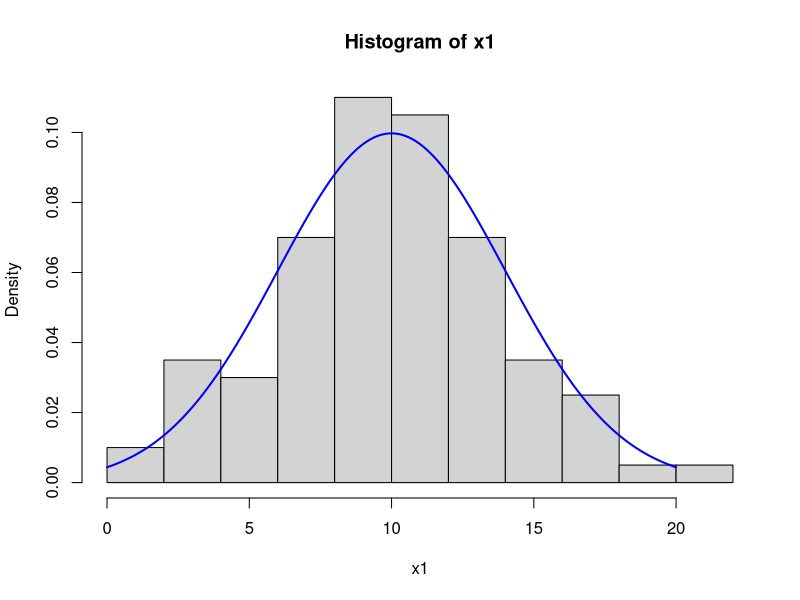
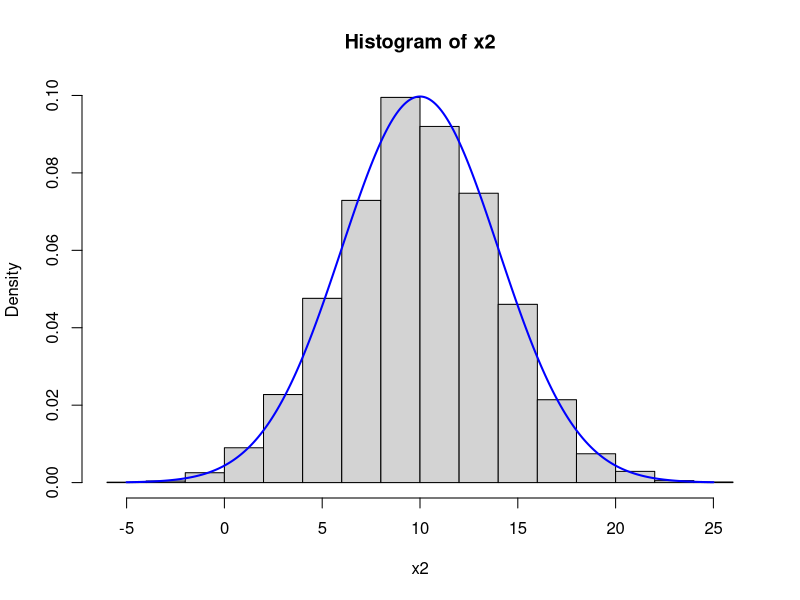
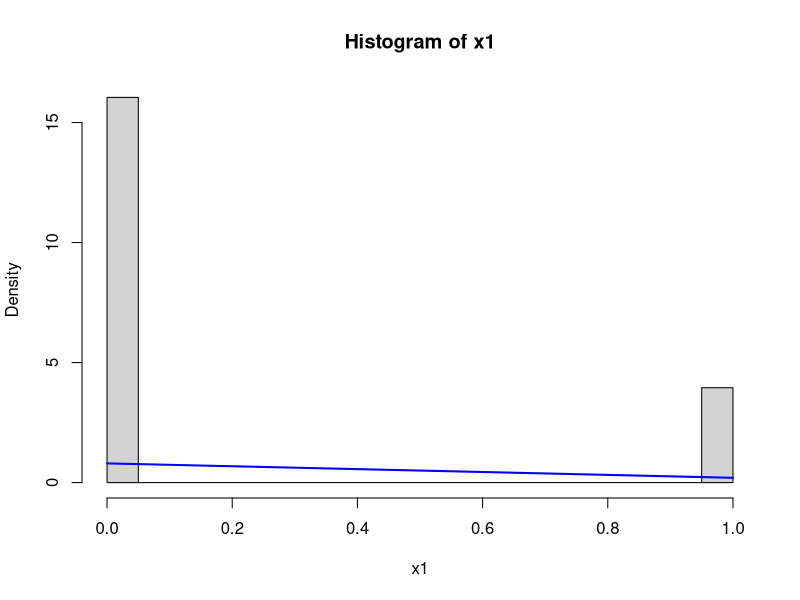
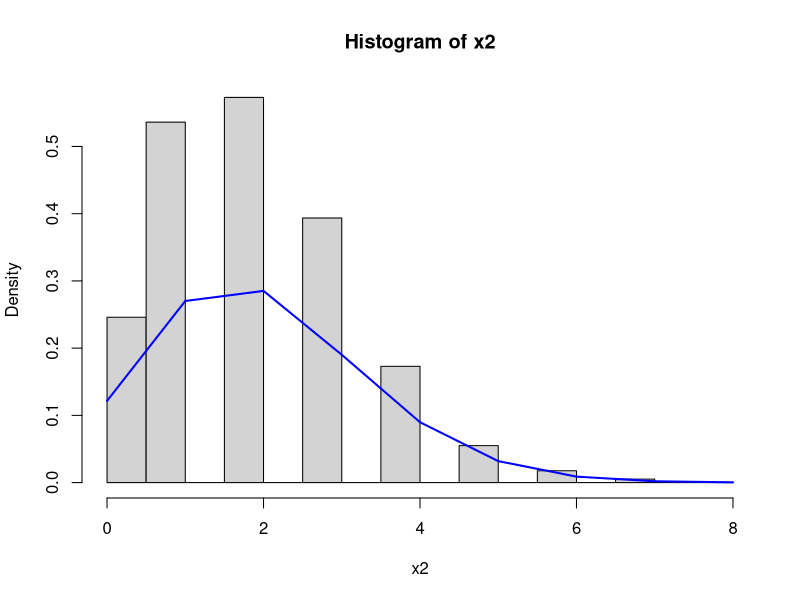
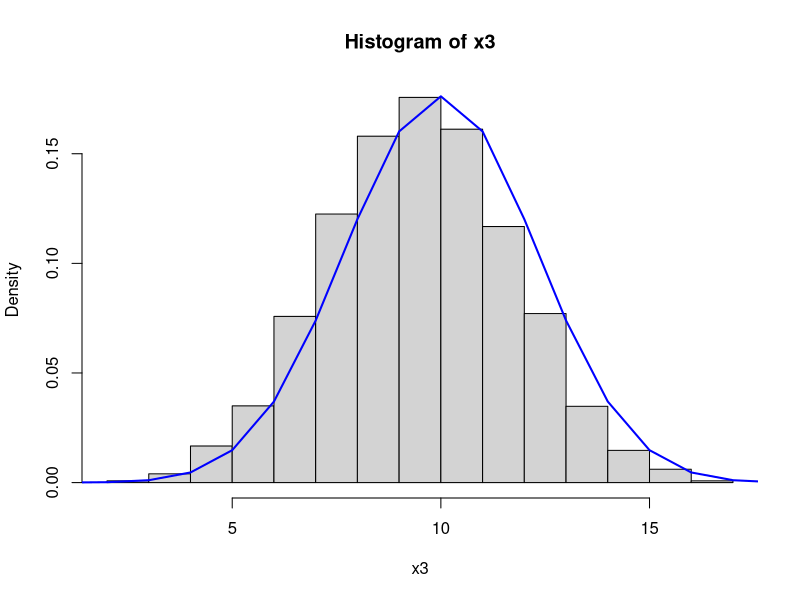
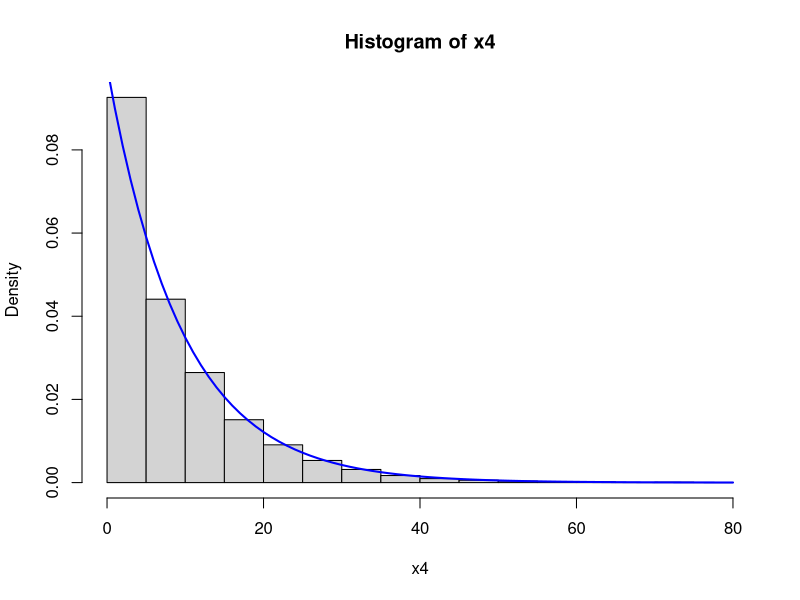
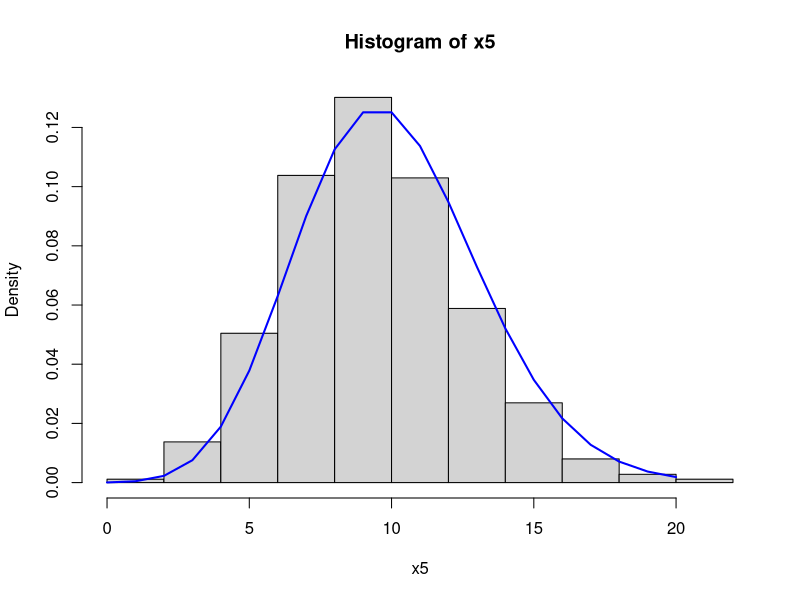
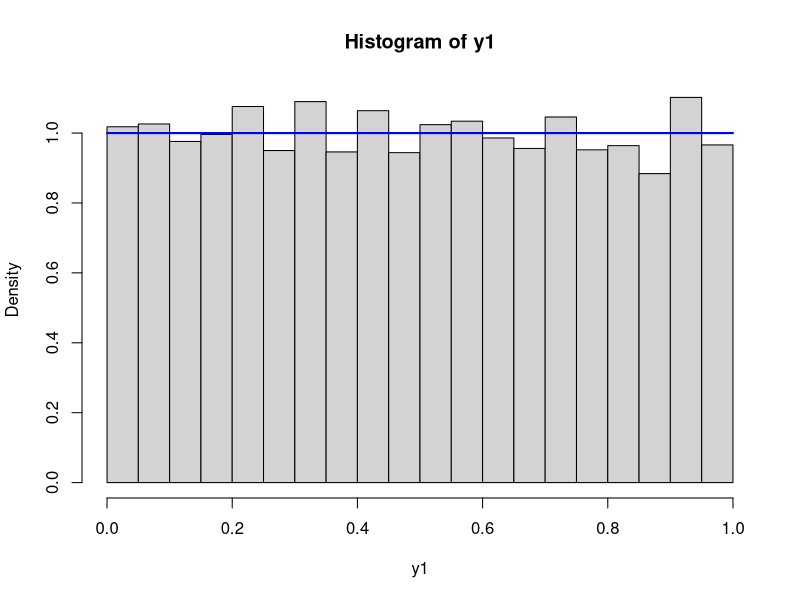

Here is the R script that generated these plots, in order:
## ---- chunk 1
knitr::opts_chunk$set(echo = TRUE)
## ---- chunk 2
x1 <- rnorm(100, mean = 10, sd = 4)
x2 <- rnorm(10000, mean = 10, sd = 4)
## ---- chunk 3
hist(x1, probability = TRUE)
xfit <- seq(0, 20, 0.1)   
yfit <- dnorm(xfit, mean = 10, sd = 4)
lines(xfit, yfit, col="blue", lwd=2)
## ---- chunk 4
hist(x2, probability = TRUE)
xfit <- seq(-5, 25, 0.1)   
yfit <- dnorm(xfit, mean = 10, sd = 4)
lines(xfit, yfit, col="blue", lwd=2)
## ---- chunk 5
n <- 10000
x1 <- rbinom(n, 1, 0.2)
x2 <- rbinom(n, 20, 0.1)
x3 <- rbinom(n, 20, 0.5)
x4 <- rgeom(n, 0.1)
x5 <- rpois(n, 10)

y1 <- runif(n, min = 0, max = 1)
y2 <- rexp(n, 3)
y3 <- rgamma(n, 2, 1)
y4 <- rt(n, 3)
y5 <- rbeta(n, 0.1, 0.1)
y6 <- rbeta(n, 1, 1)
y7 <- rbeta(n, 10, 5)
## ---- chunk 6
hist(x1, probability = TRUE)
xfit <- seq(0, 1, 1)   
yfit <- dbinom(xfit, 1, 0.2)
lines(xfit, yfit, col="blue", lwd=2)

hist(x2, probability = TRUE)
xfit <- seq(0, 8, 1)   
yfit <- dbinom(xfit, 20, 0.1)
lines(xfit, yfit, col="blue", lwd=2)

hist(x3, probability = TRUE)
xfit <- seq(0, 20, 1)   
yfit <- dbinom(xfit, 20, 0.5)
lines(xfit, yfit, col="blue", lwd=2)

hist(x4, probability = TRUE)
xfit <- seq(0, 80, 1)   
yfit <- dgeom(xfit, 0.1)
lines(xfit, yfit, col="blue", lwd=2)

hist(x5, probability = TRUE)
xfit <- seq(0, 20, 1)   
yfit <- dpois(xfit, 10)
lines(xfit, yfit, col="blue", lwd=2)

hist(y1, probability = TRUE)
xfit <- seq(0, 1, 0.1)   
yfit <- dunif(xfit, min = 0, max = 1)
lines(xfit, yfit, col="blue", lwd=2)

hist(y2, probability = TRUE)
xfit <- seq(0, 4, 0.1)   
yfit <- dexp(xfit, 3)
lines(xfit, yfit, col="blue", lwd=2)

hist(y3, probability = TRUE)
xfit <- seq(0, 12, 0.1)   
yfit <- dgamma(xfit, 2, 1)
lines(xfit, yfit, col="blue", lwd=2)

hist(y4, probability = TRUE)
xfit <- seq(-20, 30, 1)   
yfit <- dt(xfit, 3)
lines(xfit, yfit, col="blue", lwd=2)

hist(y5, probability = TRUE)
xfit <- seq(0, 1, 0.01)   
yfit <- dbeta(xfit, 0.1, 0.1)
lines(xfit, yfit, col="blue", lwd=2)

hist(y6, probability = TRUE)
xfit <- seq(0, 1, 0.01)
yfit <- dbeta(xfit, 1, 1)
lines(xfit, yfit, col="blue", lwd=2)

hist(y7, probability = TRUE)
xfit <- seq(0, 1, 0.01)   
yfit <- dbeta(xfit, 10, 5)
lines(xfit, yfit, col="blue", lwd=2)
## ---- chunk 7
n <- 1000
x6 <- rbinom(n, 10000, 0.001)
y8 <- rt(n, 10000)
x7 <- rpois(n, 10000*0.001)
y9 <- rnorm(n, 10000, 1)
## ---- chunk 8
    hist(x6, probability = TRUE)
    xfit <- seq(0, 20, 1)   
    yfit <- dbinom(xfit, 10000, 0.001)
    lines(xfit, yfit, col="blue", lwd=2)

    hist(x7, probability = TRUE)
    xfit <- seq(0, 20, 1)   
    yfit <- dpois(xfit, 10000*0.001)
    lines(xfit, yfit, col="blue", lwd=2)

    hist(y8, probability = TRUE)
    xfit <- seq(-5, 5, 0.1)   
    yfit <- dt(xfit, 10000)
    lines(xfit, yfit, col="blue", lwd=2)

    hist(y9, probability = TRUE)
    xfit <- seq(10000 - 5, 10000 + 5, 0.1)   
    yfit <- dnorm(xfit, 10000, 1)
    lines(xfit, yfit, col="blue", lwd=2)
## ---- chunk 9
  y10 <- rbinom(10000, 10, 0.1)
  x8 <- rnorm(10000, 0, 1)

  p <- dbinom(0, 10, 0.1)
  print(p)
## ---- chunk 10
    hist(y10, probability = TRUE)
    xfit <- seq(0, 20, 1)   
    yfit <- dbinom(xfit, 10, 0.1)
    lines(xfit, yfit, col="blue", lwd=2)

    hist(x8, probability = TRUE)
    xfit <- seq(-5, 5, 0.1)   
    yfit <- dnorm(xfit, 0, 1)
    lines(xfit, yfit, col="blue", lwd=2)
## ---- chunk 11
    p1 <- pnorm(0, 0, 1)
    print(p1)
    p2 <- pnorm(1, 0, 1) - pnorm(-1, 0, 1)
    print(p2)
    p3 <- 1 - pnorm(1.96, 0, 1)
    print(p3)
    p4 <- pbinom(10, 10, 0.1) - pbinom(0, 10, 0.1)
    print(p4)
    eps <- 0.0001
    p5 <- pbinom(0 + eps, 10, 0.1) - pbinom(0 - eps, 10, 0.1)
    print(p5)
    p6 <- p4 + p5
    print(p6)
## ---- chunk 12
    p1s <- sum(x8 < 0) / 10000
    print(p1s)
    p2s <- (sum(x8 < 1) - sum(x8 <= -1)) / 10000
    print(p2s)
    p3s <- sum(x8 > 1.96) / 10000
    print(p3s)
    p4s <- (sum(y10 < 10) - sum(y10 <= 0)) / 10000
    print(p4s)
    p5s <- sum(y10 == 0) / 10000
    print(p5s)
    p6s <- (sum(y10 <= 10) - sum(y10 < 0)) / 10000
    print(p6s)
## ---- chunk 13
    old <- rbinom(n = 10000, size = 337, p = 0.1)
    print(sum(old)/10000)

    prob <- sum(runif(n = 10000, min = 0.02, max = 0.16))/10000
    new <- rbinom(n = 10000, size = 337, p = prob)
    print(sum(new)/10000)
## ---- chunk 14
    print(sum(new < old)/10000)
## ---- chunk 15
    sum(old > 50)/10000
    sum(new > 50)/10000
## ---- chunk 16
    draws <- c(seq(10, 100, 10), seq(100, 1000, 100), seq(1000, 10000, 1000))
    binomMeans <- numeric(length(draws))
    gammaMeans <- numeric(length(draws))
    for (i in 1:length(draws)) {
        n <- draws[i]
        binomMeans[i] <- mean(rbinom(n, 10, 0.2))
        gammaMeans[i] <- mean(rgamma(n, 2, 2))
    }
## ---- chunk 17
    plot(draws, binomMeans, xlab="draws", ylab="means", main="binom means as a function of draws", ylim=c(1.5,2.5), xlim=c(0, 10000), col="blue", type="l")
    plot(draws, gammaMeans, xlab="draws", ylab="means", main="gamma means as a function of draws", ylim=c(0.5,1.5), xlim=c(0, 10000), col="blue", type="l")
## ---- chunk 18
    x <- rexp(10000, 10)
    print(mean(x))
    print(var(x))
    y <- rpois(10000, 3)
    print(mean(y))
    print(var(y))
## ---- chunk 19
    print(mean(3))
    print(mean(3*x + 2))
    print(mean(x + y))
    print(mean(x * y))
    print(mean(3*x + 2*y - 3))
    print(var(2*x - 5))
    print(var(x + y))
## ---- chunk 20
    x <- rpois(1000, 5)
    y <- rexp(1000, 1)
    z <- rbinom(1000, 10, 0.01)

    hist(x, probability = TRUE)
    hist(y, probability = TRUE)
    hist(z, probability = TRUE)
## ---- chunk 21
    meanX <- numeric(0)
    meanY <- numeric(0)
    for (i in 1:1000) {
        meanX <- c(meanX, mean(rpois(10, 5)))
        meanY <- c(meanY, mean(rexp(10, 1)))
    }
## ---- chunk 22
    hist(meanX, probability = TRUE)
    hist(meanY, probability = TRUE)
## ---- chunk 23
    meanX30 <- numeric(0)
    meanY30 <- numeric(0)
    meanZ30 <- numeric(0)
    for (i in 1:1000) {
        meanX30 <- c(meanX30, mean(rpois(30, 5)))
        meanY30 <- c(meanY30, mean(rexp(30, 1)))
        meanZ30 <- c(meanZ30, mean(rbinom(30, 10, 0.01)))
    }
## ---- chunk 24
    hist(meanX30)
    hist(meanY30)
    hist(meanZ30)
## ---- chunk 25
    meanX100 <- numeric(0)
    meanY100 <- numeric(0)
    meanZ100 <- numeric(0)
    for (i in 1:1000) {
        meanX100 <- c(meanX100, mean(rpois(100, 5)))
        meanY100 <- c(meanY100, mean(rexp(100, 1)))
        meanZ100 <- c(meanZ100, mean(rbinom(100, 10, 0.01)))
    }
## ---- chunk 26
    hist(meanX100)
    hist(meanY100)
    hist(meanZ100)
## ---- chunk 27
    meanX1000 <- numeric(0)
    meanY1000 <- numeric(0)
    meanZ1000 <- numeric(0)
    for (i in 1:1000) {
        meanX1000 <- c(meanX1000, mean(rpois(1000, 5)))
        meanY1000 <- c(meanY1000, mean(rexp(1000, 1)))
        meanZ1000 <- c(meanZ1000, mean(rbinom(1000, 10, 0.01)))
    }
## ---- chunk 28
    hist(meanX1000)
    hist(meanY1000)
    hist(meanZ1000)
